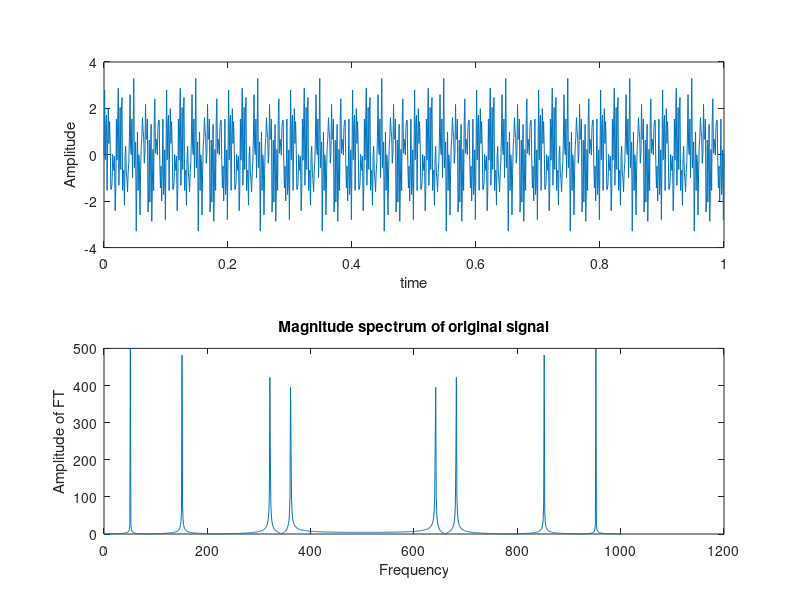
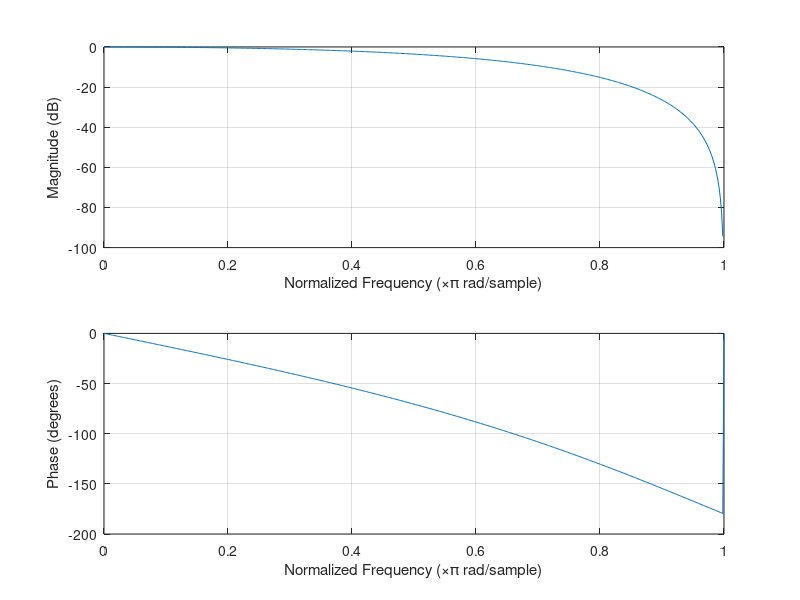
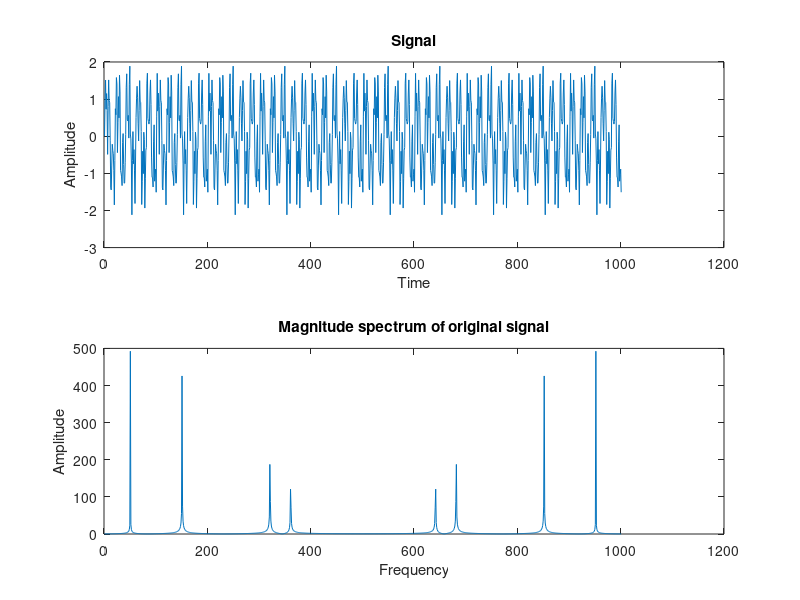

Write the MATLAB code that produced these figures, in order.
clc;
clear all;
close all;

Fs=1000;
F1=50; F2=150; F3=320; F4=360;
Ts=1/Fs;
t=0:Ts:1;
x=sin(2*pi*F1*t)+sin(2*pi*F2*t)+sin(2*pi*F3*t)+sin(2*pi*F4*t);

% Plot the original signal and its magnitude spectrum
figure(1);
subplot(2,1,1)
plot(t, x);
xlabel('time')
ylabel('Amplitude')
subplot(2,1,2)
plot(abs(fft(x)))
xlabel('Frequency')
ylabel('Amplitude of FT')
title('Magnitude spectrum of original signal')

Wp = 0.4;
Ws = 0.6;

Ap1=0.89;
Ap = 10 * log10(Ap1);% convert to dB

Rs1=0.18;
Rs = 10 * log10(Rs1);% convert to dB

[n, Wn] = buttord(Wp, Ws, Ap,Rs );
[b, a] = butter(n, Wn,"low");
display(Wn)

display(n)
display(b)
display(a)
figure
freqz(b, a, 512);
xfilter = filter(b, a, x);
figure;
subplot(2, 1, 1);
plot(xfilter);
title('Signal');
xlabel('Time');
ylabel('Amplitude');
subplot(2, 1, 2);
plot(abs(fft(xfilter)));
title('Magnitude spectrum of original signal');
xlabel('Frequency')
ylabel('Amplitude');